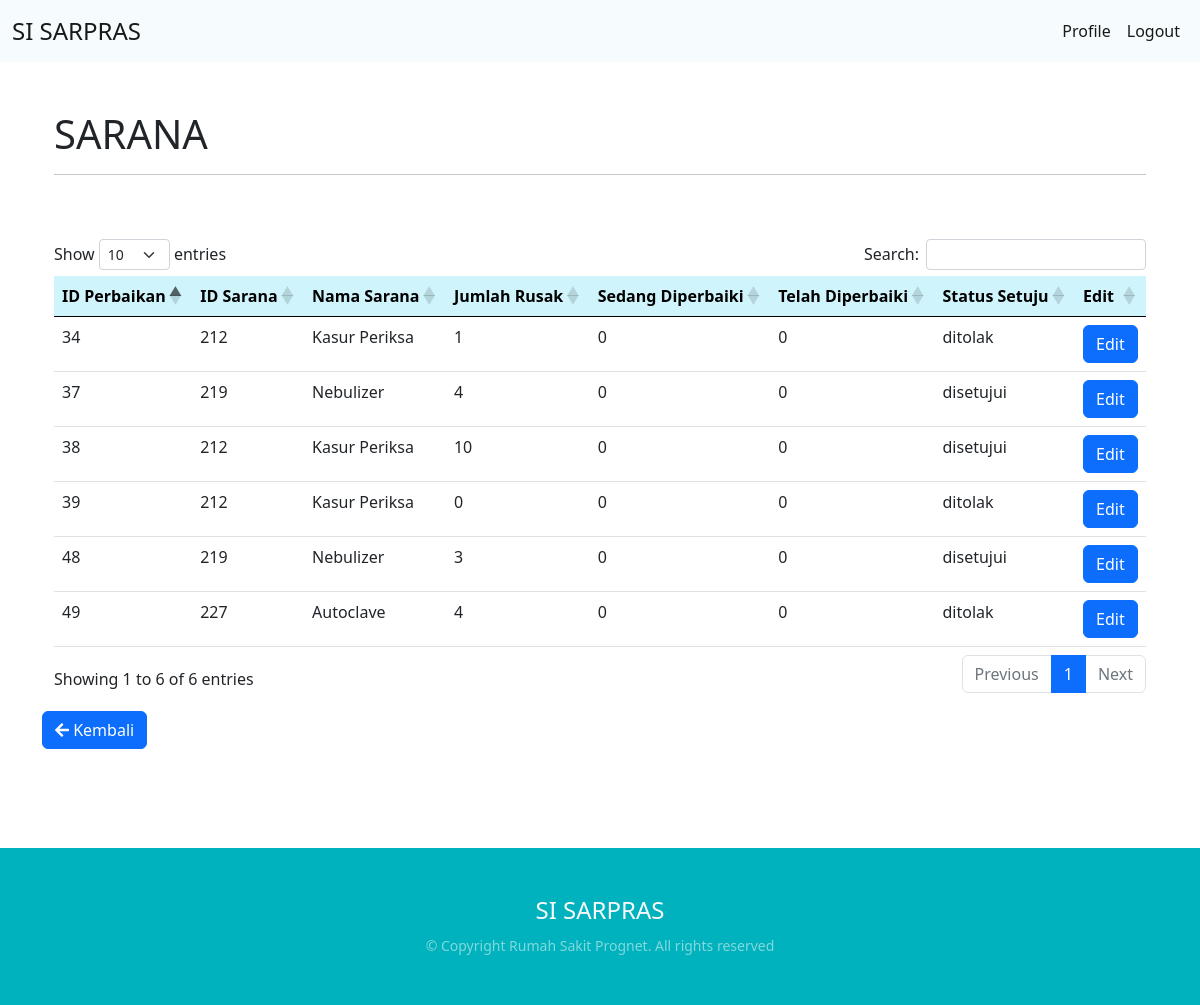
/kabidsarpras/atasan_perbaikan.php (signed in), run on the app's committed database.
### tables this page shows
CREATE TABLE `tb_perbaikan` (
  `id_perbaikan` int(4) NOT NULL AUTO_INCREMENT,
  `id_sarana` int(4) DEFAULT NULL,
  `jumlah_rusak` int(11) DEFAULT NULL,
  `sedang_diperbaiki` int(4) DEFAULT NULL,
  `telah_diperbaiki` int(4) DEFAULT NULL,
  `status_setuju` text DEFAULT NULL,
  PRIMARY KEY (`id_perbaikan`)
);

### kabidsarpras/atasan_perbaikan.php (the view, shortened to what this page needs)
<?php
include '../layout/header.php';
$hasil = mysqli_query($conn, "SELECT tb_detail_sarana.id_sarana, tb_sarana.`nama_sarana`, tb_perbaikan.id_perbaikan, tb_perbaikan.jumlah_rusak, tb_perbaikan.sedang_diperbaiki, tb_perbaikan.telah_diperbaiki, tb_perbaikan.status_setuju
    FROM tb_detail_sarana
    JOIN tb_perbaikan
    ON tb_detail_sarana.`id_sarana`= tb_perbaikan.`id_sarana`
    JOIN tb_sarana
    ON tb_detail_sarana.`id_sarana`= tb_sarana.`id_sarana` GROUP BY id_perbaikan;");
?>
<div class="container mt-5">
    <div class="container-sm">
        <h1>SARANA</h1>
        <hr>
        <br>
        <div class="col">
            <br>
            <div class="table-responsive text-nowrap">
                <table class="table" id="tabel">
                    <thead>
                        <tr class="table-info">
                            <th>ID Perbaikan</th>
                            <th>ID Sarana</th>
                            <th>Nama Sarana</th>
                            <th>Jumlah Rusak</th>
                            <th>Sedang Diperbaiki</th>
                            <th>Telah Diperbaiki</th>
                            <th>Status Setuju</th>
                            <th>Edit</th>
                        </tr>
                    </thead>
                    <tbody>
                        <?php
                        while ($row = mysqli_fetch_array($hasil)) :
                        ?>
                            <tr>
                                <td><?= $row["id_perbaikan"] ?></td>
                                <td><?= $row["id_sarana"] ?></td>
                                <td><?= $row["nama_sarana"] ?></td>
                                <td><?= $row["jumlah_rusak"] ?></td>
                                <td><?= $row["sedang_diperbaiki"] ?></td>
                                <td><?= $row["telah_diperbaiki"] ?></td>
                                <td class="coba"><?= $row["status_setuju"] ?></td>
                                <td><a class="btn btn-primary" href="edit_status.php?id_perbaikan=<?php echo $row["id_perbaikan"]; ?>">Edit</a></td>
                            </tr>
                        <?php endwhile; ?>
                    </tbody>
                </table>
            </div>
        </div>
    </div>
    <div>
        <a class="btn btn-primary mt-3" onclick="self.history.back()"><i class="fas fa-arrow-left"></i> Kembali</a>
    </div>
</div>
<?php
include '../layout/footer.php';
?>

### layout/styles.css (style rules this page uses)
body { background: white; font-family: 'Open Sans', sans-serif; }
.container { margin: 0 auto; }
.table { margin :0; }

### data on the page
tb_perbaikan: id_perbaikan "34", id_sarana "212", nama_sarana "Kasur Periksa", jumlah_rusak "1", sedang_diperbaiki "0", telah_diperbaiki "0", status_setuju "ditolak"
tb_perbaikan: id_perbaikan "37", id_sarana "219", nama_sarana "Nebulizer", jumlah_rusak "4", sedang_diperbaiki "0", telah_diperbaiki "0", status_setuju "disetujui"
tb_perbaikan: id_perbaikan "38", id_sarana "212", nama_sarana "Kasur Periksa", jumlah_rusak "10", sedang_diperbaiki "0", telah_diperbaiki "0", status_setuju "disetujui"
tb_perbaikan: id_perbaikan "39", id_sarana "212", nama_sarana "Kasur Periksa", jumlah_rusak "0", sedang_diperbaiki "0", telah_diperbaiki "0", status_setuju "ditolak"
tb_perbaikan: id_perbaikan "48", id_sarana "219", nama_sarana "Nebulizer", jumlah_rusak "3", sedang_diperbaiki "0", telah_diperbaiki "0", status_setuju "disetujui"
tb_perbaikan: id_perbaikan "49", id_sarana "227", nama_sarana "Autoclave", jumlah_rusak "4", sedang_diperbaiki "0", telah_diperbaiki "0", status_setuju "ditolak"
